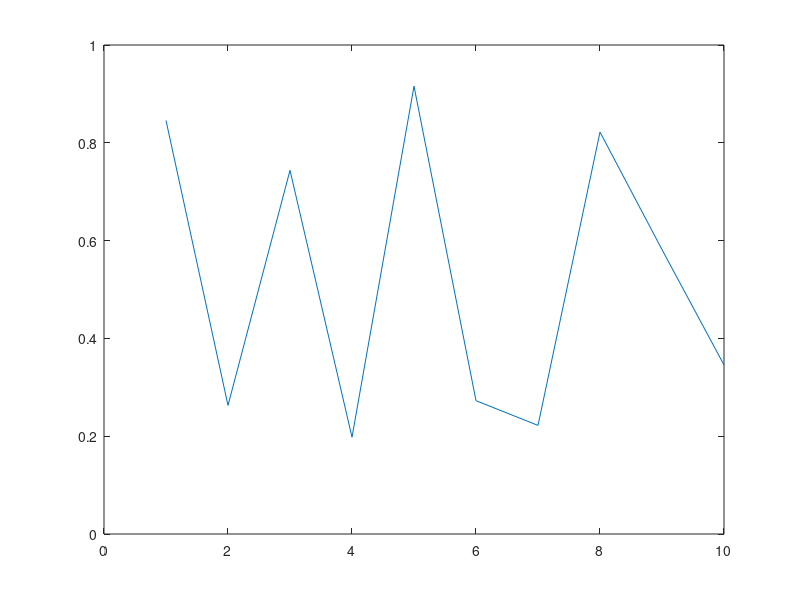

Write the MATLAB code that produced this figure. (Note: this script raises an error after producing the figure.)
function demo_mbd
% Allow a line to have its own 'ButtonDownFcn' callback
hLine = plot(rand(1,10),'ButtonDownFcn','disp(''This executes'')');
hLine.Tag = 'DoNotIgnore';
h = rotate3d;
h.ButtonDownFilter = @mycallback;
h.Enable = 'on';
% mouse-click on the line
function [flag] = mycallback(obj,event_obj)
% If the tag of the object is 'DoNotIgnore', then return true
objTag = obj.Tag;
if strcmpi(objTag,'DoNotIgnore')
   flag = true;
else
   flag = false;
end
end
end